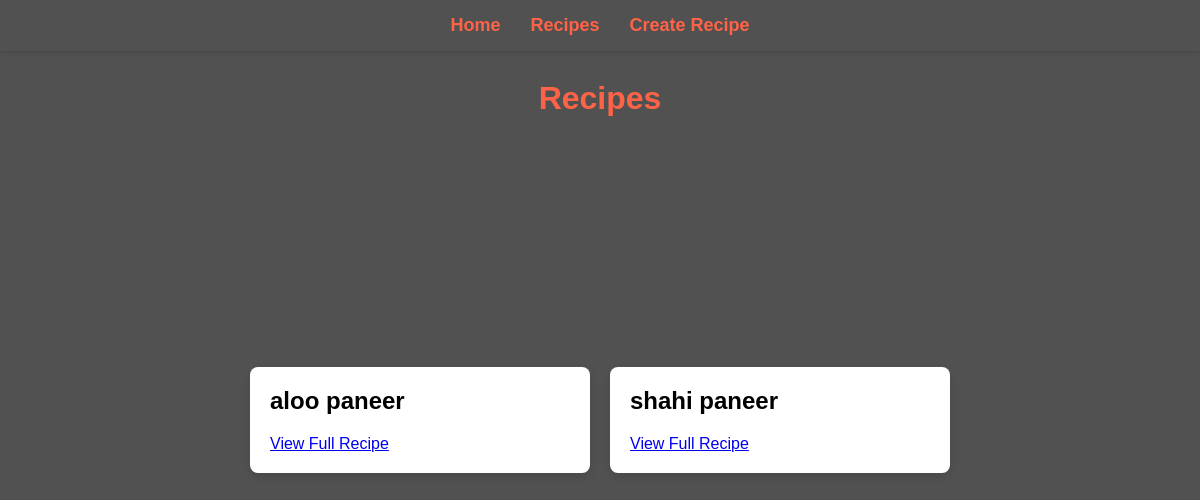
Page /recipes on the earlier database version.
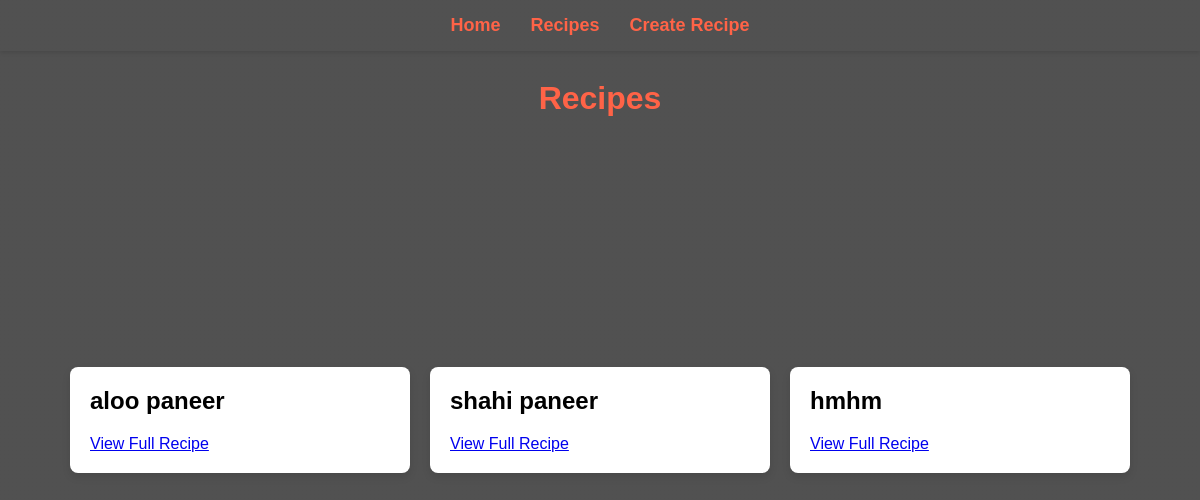
Same page on the later database version.
### tables this page shows
CREATE TABLE recipes (id TEXT PRIMARY KEY, name TEXT, ing TEXT, ins TEXT);

### main.py (the view)
@app.route("/recipes")
def recipes():
    with db:
        db.execute("CREATE TABLE IF NOT EXISTS recipes (id TEXT PRIMARY KEY, name TEXT, ing TEXT, ins TEXT)")
        recipes_from_db = db.fetchall("SELECT id, name, ing, ins FROM recipes")
    recipes_list = [{"id": r[0], "name": r[1], "ing": r[2], "ins": r[3]} for r in recipes_from_db]
    return render_template('recipes.html', recipes=recipes_list)

### db.py (called while the page is built)
    def connect(self):
        self.conn = connect(self.db_file)

    def close(self):
        if self.conn:
            self.conn.close()
            self.conn = None

    def execute(self, q: str, p: tuple = ()):
        if not self.conn:
            raise Exception("Database conn is not established.")
        cursor = self.conn.cursor()
        cursor.execute(q, p)
        self.conn.commit()
        return cursor

    def fetchall(self, q: str,  p: tuple = ()):
        cursor = self.execute(q, p)
        return cursor.fetchall()

    def __enter__(self):
        self.connect()
        return self

    def __exit__(self, exc_type, exc_val, exc_tb):
        self.close()

### templates/recipes.html (shortened to what this page needs)
<!DOCTYPE html>
<html lang="en">
<head>
</head>
<body>
    {% include "nav.html" %}
    <h1>Recipes</h1>
    <div class="recipes-container">
        {% for recipe in recipes %}
            <div class="recipe-card">
                <h2>{{ recipe.name }}</h2>
                <a href="{{ url_for('recipe', id=recipe.id) }}">View Full Recipe</a>
            </div>
        {% endfor %}
    </div>
</body>
</html>

Differences in the rows shown:
added recipes: name "hmhm"
